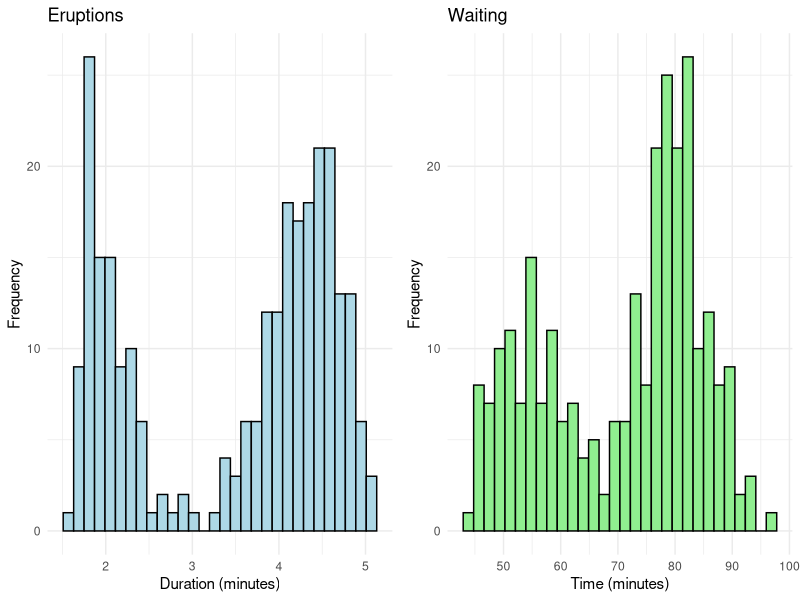
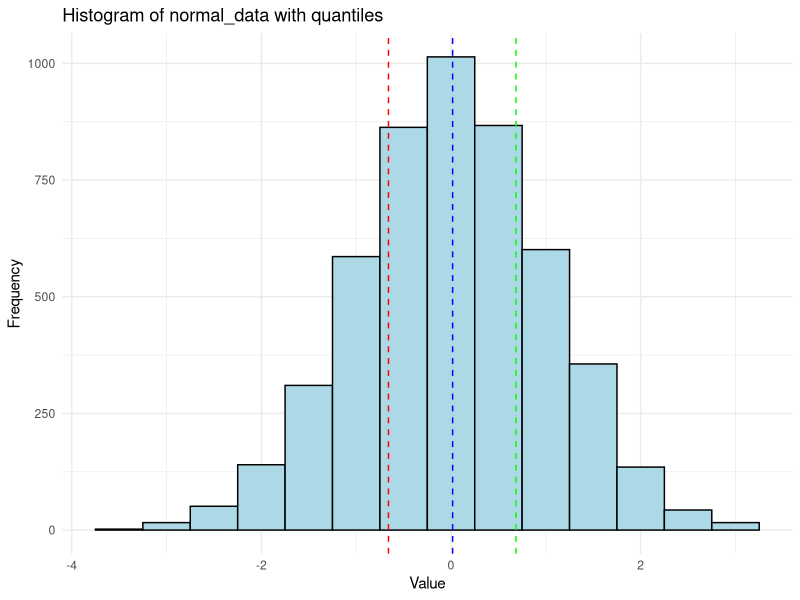

These charts were generated, in order, by the following R code:
## ---- chunk 1
#| eval: true
#| echo: true
library(palmerpenguins)
data(penguins)

# a.
dimnames(penguins)

# b.
str(penguins)
## ---- chunk 2
#| eval: true
#| echo: true

set.seed(666)
n <- 5000
mean <- 0
sd <- 1
normal_data <- rnorm(n, mean, sd)
round(sum(normal_data) / length(normal_data), 3)
## ---- chunk 3
#| fig-cap: "Histograms of Old Faithful eruptions and waiting times."
#| eval: true
#| echo: true

# Load the faithful dataset
data(faithful)
library(ggpubr)

plt1 <- ggplot(faithful, aes(x = eruptions)) +
  geom_histogram(fill = "lightblue", colour = "black") +
  labs(title = "Eruptions", x = "Duration (minutes)", y = "Frequency") +
  theme_minimal()

plt2 <- ggplot(faithful, aes(x = waiting)) +
  geom_histogram(fill = "lightgreen", colour = "black") +
  labs(title = "Waiting", x = "Time (minutes)", y = "Frequency") +
  theme_minimal()

# Arrange the plots side by side
ggarrange(plt1, plt2, ncol = 2)

# Central tendency measures
library(e1071)
kurtosis(faithful$eruptions)
kurtosis(faithful$waiting)
skewness(faithful$eruptions)
skewness(faithful$waiting)
## ---- chunk 4
#| eval: true
#| echo: true

# Using the equations for sample variance and sd
# (not the built-in functions), do:

# Variance
(norm_var <- round(sum((normal_data - mean(normal_data))^2) /
                     (length(normal_data) - 1), 3))

# Standard deviation
(norm_sd <- round(sqrt(norm_var), 3))
## ---- chunk 5
#| fig-cap: "Quantile verification for simulated normal data."
# Generate random data from a normal distribution
set.seed(666)
n <- 5000 # Number of data points
mean <- 0
sd <- 1
normal_data <- rnorm(n, mean, sd)

# Calculate the quantiles
q_25 <- quantile(normal_data, p = 0.25)
q_50 <- quantile(normal_data, p = 0.50)
q_75 <- quantile(normal_data, p = 0.75)
q_100 <- quantile(normal_data, p = 1.00)

# Verify each quantile interval
(count_0_to_25 <- sum(normal_data <= q_25))
(count_25_to_50 <- sum(normal_data > q_25 & normal_data <= q_50))
(count_50_to_75 <- sum(normal_data > q_50 & normal_data <= q_75))
(count_75_to_100 <- sum(normal_data > q_75 & normal_data <= q_100))

# Calculate percentages
(perc_0_to_25 <- count_0_to_25 / n * 100)
(perc_25_to_50 <- count_25_to_50 / n * 100)
(perc_50_to_75 <- count_50_to_75 / n * 100)
(perc_75_to_100 <- count_75_to_100 / n * 100)

# Make a figure to visualise
library(ggplot2)
ggplot(data.frame(x = normal_data), aes(x = x)) +
  geom_histogram(binwidth = 0.5, fill = "lightblue", colour = "black") +
  geom_vline(xintercept = c(q_25, q_50, q_75), colour = c("red", "blue", "green"), linetype = "dashed") +
  labs(title = "Histogram of normal_data with quantiles", x = "Value", y = "Frequency") +
  theme_minimal()
## ---- chunk 6
summary(penguins)
